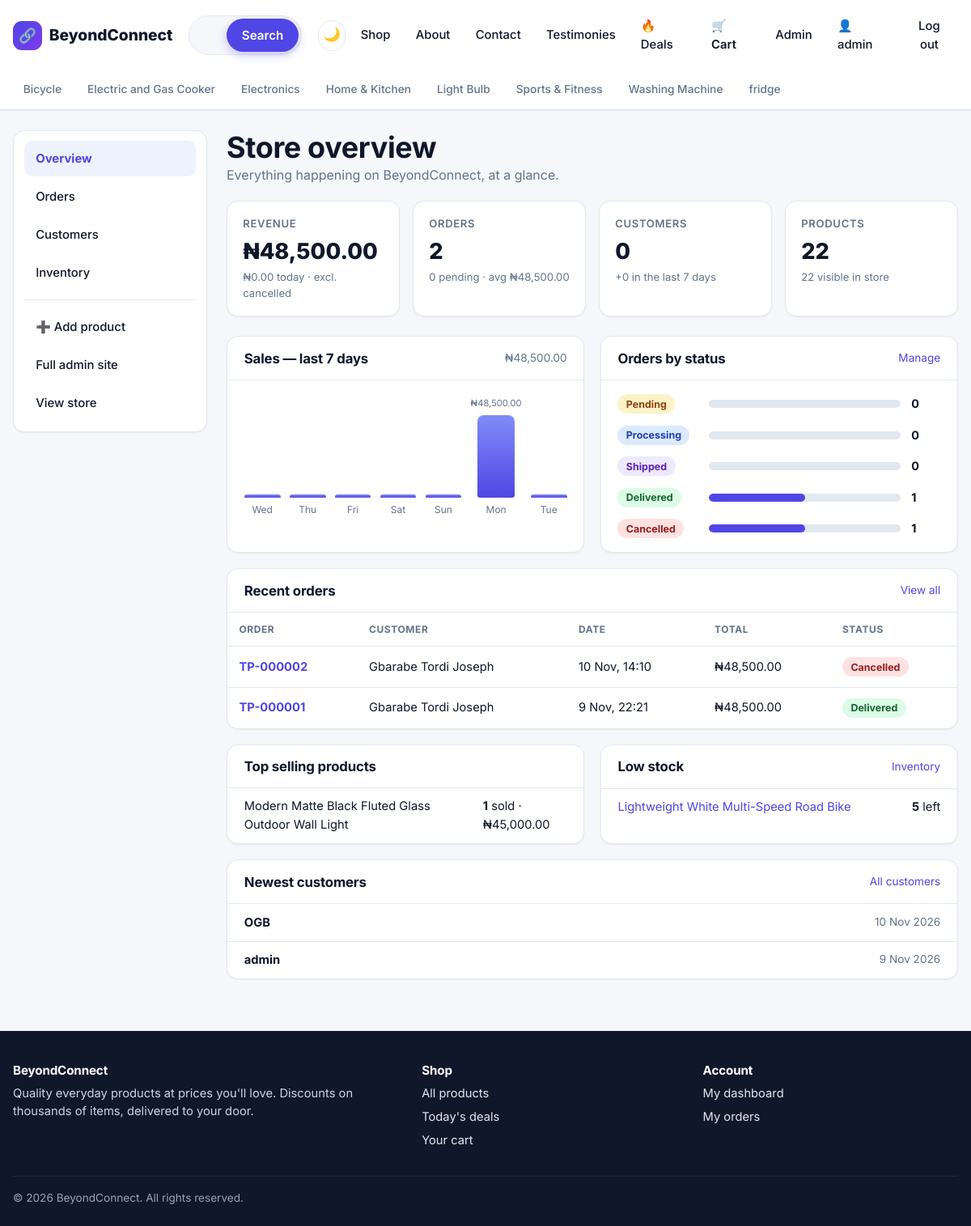
Page /manage/ (signed in) on the committed database.
### store/models.py (models this page shows, shortened)
class Category(models.Model):
    name = models.CharField(max_length=100, unique=True)
    slug = models.SlugField(max_length=110, unique=True, blank=True)
    icon = models.CharField(max_length=8, blank=True, default="🛍️", help_text="An emoji shown on category chips.")
    description = models.TextField(blank=True)
    class Meta:
        ordering = ["name"]
        verbose_name_plural = "categories"
    def get_absolute_url(self):
        return reverse("store:category", args=[self.slug])

class Order(models.Model):
    PENDING, PROCESSING, SHIPPED, DELIVERED, CANCELLED = "pending", "processing", "shipped", "delivered", "cancelled"
    STATUS_CHOICES = [
        (PENDING, "Pending"),
        (PROCESSING, "Processing"),
        (SHIPPED, "Shipped"),
        (DELIVERED, "Delivered"),
        (CANCELLED, "Cancelled"),
    ]
    COD, TRANSFER = "cod", "transfer"
    PAYMENT_CHOICES = [
        (COD, "Crypto Transfer Payment"),
        (TRANSFER, "Bank Transfer Payment"),
    ]
    user = models.ForeignKey(
        settings.AUTH_USER_MODEL, null=True, blank=True, on_delete=models.SET_NULL, related_name="orders"
    )
    full_name = models.CharField(max_length=150)
    email = models.EmailField()
    phone = models.CharField(max_length=30)
    address = models.CharField(max_length=255)
    city = models.CharField(max_length=100)
    notes = models.TextField(blank=True)
    payment_method = models.CharField(max_length=20, choices=PAYMENT_CHOICES, default=COD)
    status = models.CharField(max_length=20, choices=STATUS_CHOICES, default=PENDING)
    subtotal = models.DecimalField(max_digits=12, decimal_places=2, default=0)
    shipping_fee = models.DecimalField(max_digits=10, decimal_places=2, default=0)
    total = models.DecimalField(max_digits=12, decimal_places=2, default=0)
    created_at = models.DateTimeField(auto_now_add=True)
    updated_at = models.DateTimeField(auto_now=True)
    class Meta:
        ordering = ["-created_at"]
    @property
    def reference(self):
        return f"TP-{self.pk:06d}" if self.pk else "TP-new"
    @property
    def status_class(self):
        return f"status-{self.status}"

class Product(models.Model):
    category = models.ForeignKey(Category, on_delete=models.PROTECT, related_name="products")
    name = models.CharField(max_length=200)
    slug = models.SlugField(max_length=220, unique=True, blank=True)
    description = models.TextField()
    price = models.DecimalField(
        "original price",
        max_digits=10,
        decimal_places=2,
        validators=[MinValueValidator(Decimal("0.01"))],
    )
    discount_percent = models.PositiveSmallIntegerField(
        default=0,
        validators=[MaxValueValidator(90)],
        help_text="0-90. The discounted price is calculated automatically.",
    )
    stock = models.PositiveIntegerField(default=0)
    image = models.ImageField(upload_to="products/", blank=True)
    image_url = models.URLField(blank=True, help_text="Optional: use an external image instead of uploading one.")
    is_active = models.BooleanField(default=True, help_text="Untick to hide the product from the store.")
    is_featured = models.BooleanField(default=False)
    created_at = models.DateTimeField(auto_now_add=True)
    updated_at = models.DateTimeField(auto_now=True)
    class Meta:
        ordering = ["-created_at"]

### dashboard/views.py (the view)
# urls.py: path("", views.home, name="home"),
@staff_required
def home(request):
    today = timezone.localdate()
    week_start = today - timedelta(days=6)
    valid_orders = Order.objects.exclude(status=Order.CANCELLED)
    revenue = valid_orders.aggregate(t=Sum("total"))["t"] or Decimal("0.00")
    revenue_today = valid_orders.filter(created_at__date=today).aggregate(t=Sum("total"))["t"] or Decimal("0.00")
    order_total = Order.objects.count()
    pending = Order.objects.filter(status=Order.PENDING).count()
    customers = User.objects.filter(is_staff=False).count()
    new_customers = User.objects.filter(is_staff=False, date_joined__date__gte=week_start).count()
    avg_order = (revenue / valid_orders.count()) if valid_orders.exists() else Decimal("0.00")
    daily = {
        row["day"]: row
        for row in valid_orders.filter(created_at__date__gte=week_start)
        .annotate(day=TruncDate("created_at"))
        .values("day")
        .annotate(total=Sum("total"), n=Count("id"))
    }
    days = []
    for offset in range(7):
        day = week_start + timedelta(days=offset)
        row = daily.get(day)
        days.append({"day": day, "total": row["total"] if row else Decimal("0.00"), "orders": row["n"] if row else 0})
    peak = max((d["total"] for d in days), default=Decimal("0.00"))
    for d in days:
        d["pct"] = int((d["total"] / peak) * 100) if peak else 0
    status_counts = {row["status"]: row["n"] for row in Order.objects.values("status").annotate(n=Count("id"))}
    statuses = [
        {"key": key, "label": label, "count": status_counts.get(key, 0),
         "pct": int(status_counts.get(key, 0) * 100 / order_total) if order_total else 0}
        for key, label in Order.STATUS_CHOICES
    ]
    top_products = (
        OrderItem.objects.exclude(order__status=Order.CANCELLED)
        .values("product_name")
        .annotate(
            units=Sum("quantity"),
            revenue=Sum(
                ExpressionWrapper(
                    F("unit_price") * F("quantity"),
                    output_field=DecimalField(max_digits=14, decimal_places=2),
                )
            ),
        )
        .order_by("-units")[:5]
    )
    context = {
        "revenue": revenue,
        "revenue_today": revenue_today,
        "order_total": order_total,
        "pending": pending,
        "customers": customers,
        "new_customers": new_customers,
        "avg_order": avg_order,
        "product_total": Product.objects.count(),
        "active_products": Product.objects.filter(is_active=True).count(),
        "days": days,
        "week_total": sum((d["total"] for d in days), Decimal("0.00")),
        "statuses": statuses,
        "top_products": top_products,
        "recent_orders": Order.objects.select_related("user")[:8],
        "recent_users": User.objects.order_by("-date_joined")[:6],
        "low_stock": Product.objects.filter(is_active=True, stock__lte=settings.LOW_STOCK_THRESHOLD)
        .select_related("category")
        .order_by("stock")[:8],
        "section": "overview",
    }
    return render(request, "dashboard/home.html", context)

### dashboard/views.py (called while the page is built)
def staff_required(view_func):
    @wraps(view_func)
    def wrapper(request, *args, **kwargs):
        if not request.user.is_authenticated:
            return redirect_to_login(request.get_full_path(), settings.LOGIN_URL)
        if not request.user.is_staff:
            raise PermissionDenied
        return view_func(request, *args, **kwargs)
    return wrapper

### store/cart.py (called while the page is built)
    def __len__(self):
        return sum(self.items.values())

### store/context_processors.py (called while the page is built)
def site(request):
    return {
        "SITE_NAME": settings.SITE_NAME,
        "CURRENCY": settings.CURRENCY_SYMBOL,
        "FREE_SHIPPING": Decimal(str(settings.FREE_SHIPPING_THRESHOLD)),
        "cart_count": len(Cart(request)),
        "nav_categories": Category.objects.all()[:8],
    }

### store/templatetags/store_extras.py (called while the page is built)
@register.filter
def money(value):
    try:
        amount = Decimal(value)
    except (InvalidOperation, TypeError, ValueError):
        return value
    return f"{settings.CURRENCY_SYMBOL}{amount:,.2f}"

### templates/dashboard/home.html (shortened to what this page needs)
{% extends "base.html" %}
{% load store_extras %}
{% block content %}
<div class="dash-grid">
  {% include "dashboard/_side_nav.html" %}
  <div>
    <div class="section-head">
      <div><h1 style="margin:0">Store overview</h1><p class="muted" style="margin:0">Everything happening on {{ SITE_NAME }}, at a glance.</p></div>
    </div>
    <div class="stat-grid" style="margin-top:1.2rem">
      <div class="card stat"><div class="label">Revenue</div><div class="value">{{ revenue|money }}</div><div class="sub">{{ revenue_today|money }} today · excl. cancelled</div></div>
      <div class="card stat"><div class="label">Orders</div><div class="value">{{ order_total }}</div><div class="sub">{{ pending }} pending · avg {{ avg_order|money }}</div></div>
      <div class="card stat"><div class="label">Customers</div><div class="value">{{ customers }}</div><div class="sub">+{{ new_customers }} in the last 7 days</div></div>
      <div class="card stat"><div class="label">Products</div><div class="value">{{ product_total }}</div><div class="sub">{{ active_products }} visible in store</div></div>
    </div>
    <div class="cols-2">
      <div class="card">
        <div class="card-title"><h3>Sales — last 7 days</h3><span class="muted small">{{ week_total|money }}</span></div>
        <div class="bars">
          {% for d in days %}
            <div class="bar-col" title="{{ d.day|date:'D j M' }}: {{ d.total|money }} from {{ d.orders }} order{{ d.orders|pluralize }}">
              <span class="bar-val">{% if d.total %}{{ d.total|money }}{% endif %}</span>
              <div class="bar" style="height: {{ d.pct }}%"></div>
              <span class="bar-label">{{ d.day|date:"D" }}</span>
            </div>
          {% endfor %}
        </div>
      </div>
      <div class="card">
        <div class="card-title"><h3>Orders by status</h3><a href="{% url 'dashboard:orders' %}" class="small">Manage</a></div>
        <div style="padding:.6rem 0">
          {% for s in statuses %}
            <div class="status-row">
              <span><span class="status status-{{ s.key }}">{{ s.label }}</span></span>
              <div class="meter"><span style="width: {{ s.pct }}%"></span></div>
              <strong>{{ s.count }}</strong>
            </div>
          {% endfor %}
        </div>
      </div>
    </div>
    <div class="card" style="margin-bottom:1.2rem">
      <div class="card-title"><h3>Recent orders</h3><a href="{% url 'dashboard:orders' %}" class="small">View all</a></div>
      <div class="table-wrap">
        <table class="table">
          <thead><tr><th>Order</th><th>Customer</th><th>Date</th><th>Total</th><th>Status</th></tr></thead>
          <tbody>
          {% for order in recent_orders %}
            <tr>
              <td><a href="{% url 'dashboard:order_detail' order.pk %}"><strong>{{ order.reference }}</strong></a></td>
              <td>{{ order.full_name }}</td>
              <td>{{ order.created_at|date:"j M, H:i" }}</td>
              <td>{{ order.total|money }}</td>
              <td><span class="status {{ order.status_class }}">{{ order.get_status_display }}</span></td>
            </tr>
          {% empty %}
            <tr><td colspan="5" class="center muted">No orders yet.</td></tr>
          {% endfor %}
          </tbody>
        </table>
      </div>
    </div>
    <div class="cols-2">
      <div class="card">
        <div class="card-title"><h3> Top selling products</h3></div>
        <ul class="list-plain">
          {% for p in top_products %}
            <li><span>{{ p.product_name }}</span><span><strong>{{ p.units }}</strong> sold · {{ p.revenue|money }}</span></li>
          {% empty %}
            <li class="muted">No sales yet.</li>
          {% endfor %}
        </ul>
      </div>
      <div class="card">
        <div class="card-title"><h3> Low stock</h3><a href="{% url 'dashboard:inventory' %}?stock=low" class="small">Inventory</a></div>
        <ul class="list-plain">
          {% for p in low_stock %}
            <li><a href="{% url 'admin:store_product_change' p.pk %}">{{ p.name }}</a><span>{% if p.stock == 0 %}<span class="status status-cancelled">Out</span>{% else %}<strong>{{ p.stock }}</strong> left{% endif %}</span></li>
          {% empty %}
            <li class="muted">Everything is well stocked.</li>
          {% endfor %}
        </ul>
      </div>
    </div>
    <div class="card">
      <div class="card-title"><h3> Newest customers</h3><a href="{% url 'dashboard:customers' %}" class="small">All customers</a></div>
      <ul class="list-plain">
        {% for u in recent_users %}
          <li><span><strong>{{ u.get_full_name|default:u.username }}</strong> </span><span class="muted small">{{ u.date_joined|date:"j M Y" }}</span></li>
        {% empty %}
          <li class="muted">No sign-ups yet.</li>
        {% endfor %}
      </ul>
    </div>
  </div>
</div>
{% endblock %}

### templates/base.html (shortened to what this page needs)
{% load static %}<!DOCTYPE html>
<html lang="en">
<head>
  <link rel="stylesheet" href="{% static 'css/style.css' %}">
</head>
<body>
  <header class="site-header">
    <div class="container header-row">
      <a href="{% url 'store:home' %}" class="brand"><span class="brand-mark">🔗</span>{{ SITE_NAME }}</a>
      <form class="search-form" action="{% url 'store:search' %}" method="get" role="search" autocomplete="off">
        <button class="btn btn-primary" type="submit">Search</button>
      </form>
      <nav class="nav" data-nav>
        <button type="button" class="theme-toggle" data-theme-toggle aria-label="Switch to dark mode" title="Switch light / dark mode">🌙</button>
        <a href="{% url 'store:product_list' %}">Shop</a>
        <a href="{% url 'store:about' %}">About</a>
        <a href="{% url 'store:contact' %}">Contact</a>
        <a href="{% url 'store:testimonials' %}">Testimonies</a>
        <a href="{% url 'store:product_list' %}?deals=1&sort=discount">🔥 Deals</a>
        <a href="{% url 'store:cart' %}" class="cart-link">🛒 Cart{% if cart_count %}<span class="cart-count">{{ cart_count }}</span>{% endif %}</a>
        {% if user.is_authenticated %}
          {% if user.is_staff %}<a href="{% url 'dashboard:home' %}">Admin</a>{% endif %}
          <a href="{% url 'accounts:dashboard' %}">👤 {{ user.first_name|default:user.username }}</a>
          <form action="{% url 'accounts:logout' %}" method="post">{% csrf_token %}<button type="submit" class="link-button">Log out</button></form>
        {% else %}
          <a href="{% url 'accounts:login' %}">Log in</a>
          <a href="{% url 'accounts:signup' %}" class="btn btn-primary btn-sm">Sign up</a>
        {% endif %}
      </nav>
    </div>
    {% if nav_categories %}
    <div class="category-bar">
      <div class="container">
        {% for c in nav_categories %}<a href="{{ c.get_absolute_url }}">{{ c.icon }} {{ c.name }}</a>{% endfor %}
      </div>
    </div>
    {% endif %}
  </header>
  <main>
    <div class="container">
      {% block content %}{% endblock %}
    </div>
  </main>
  <footer class="site-footer">
    <div class="container">
      <div class="footer-grid">
        <div>
          <h4>{{ SITE_NAME }}</h4>
          <p>Quality everyday products at prices you'll love. Discounts on thousands of items, delivered to your door.</p>
        </div>
        <div>
          <h4>Shop</h4>
          <ul>
            <li><a href="{% url 'store:product_list' %}">All products</a></li>
            <li><a href="{% url 'store:product_list' %}?deals=1&sort=discount">Today's deals</a></li>
            <li><a href="{% url 'store:cart' %}">Your cart</a></li>
          </ul>
        </div>
        <div>
          <h4>Account</h4>
          <ul>
            {% if user.is_authenticated %}
              <li><a href="{% url 'accounts:dashboard' %}">My dashboard</a></li>
              <li><a href="{% url 'accounts:order_list' %}">My orders</a></li>
            {% else %}
              <li><a href="{% url 'accounts:login' %}">Log in</a></li>
              <li><a href="{% url 'accounts:signup' %}">Create account</a></li>
            {% endif %}
          </ul>
        </div>
      </div>
      <div class="copyright">© {% now "Y" %} {{ SITE_NAME }}. All rights reserved.</div>
    </div>
  </footer>
</body>
</html>

### rows in the picture
Category: name "Bicycle"
Category: name "Electric and Gas Cooker"
Category: name "Electronics"
Category: name "Home & Kitchen"
Category: name "Light Bulb"
Category: name "Sports & Fitness"
Category: name "Washing Machine"
Category: name "fridge"
Order: reference "TP-000002", full_name "Gbarabe Tordi Joseph", created_at "10 Nov, 14:10", total "₦48,500.00", status "Cancelled"
Order: reference "TP-000001", full_name "Gbarabe Tordi Joseph", created_at "9 Nov, 22:21", total "₦48,500.00", status "Delivered"
Product: name "Lightweight White Multi-Speed Road Bike", stock "5"

### other values in the picture
{{ SITE_NAME }} "BeyondConnect"
{{ user.first_name|default:user.username }} "admin"
{{ revenue|money }} "₦48,500.00"
{{ revenue_today|money }} "₦0.00"
{{ order_total }} "2"
{{ pending }} "0"
{{ avg_order|money }} "₦48,500.00"
{{ customers }} "0"
{{ new_customers }} "0"
{{ product_total }} "22"
{{ active_products }} "22"
{{ week_total|money }} "₦48,500.00"
{{ d.day|date:"D" }} "Wed" "Thu" "Fri" "Sat" "Sun" "Mon" "Tue"
{{ d.total|money }} "₦48,500.00"
{{ s.label }} "Pending" "Processing" "Shipped" "Delivered" "Cancelled"
